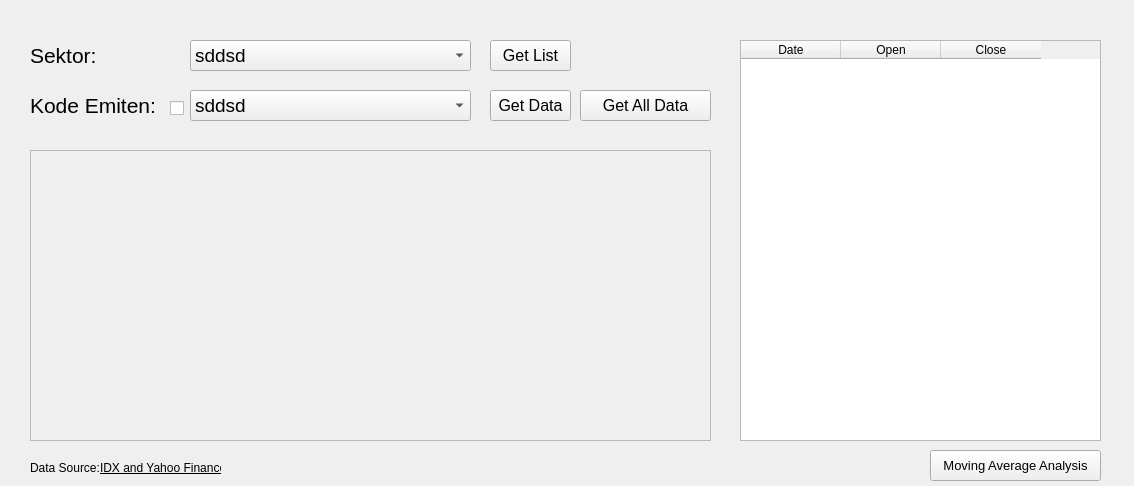
<?xml version="1.0" encoding="UTF-8"?>
<ui version="4.0">
 <class>Form</class>
 <widget class="QWidget" name="Form">
  <property name="geometry">
   <rect>
    <x>0</x>
    <y>0</y>
    <width>1134</width>
    <height>486</height>
   </rect>
  </property>
  <property name="windowTitle">
   <string>Form</string>
  </property>
  <widget class="QComboBox" name="combo_box_sektor">
   <property name="geometry">
    <rect>
     <x>190</x>
     <y>40</y>
     <width>281</width>
     <height>31</height>
    </rect>
   </property>
   <property name="font">
    <font>
     <pointsize>14</pointsize>
    </font>
   </property>
   <item>
    <property name="text">
     <string>sddsd</string>
    </property>
   </item>
  </widget>
  <widget class="QLabel" name="label_sektor">
   <property name="geometry">
    <rect>
     <x>30</x>
     <y>40</y>
     <width>151</width>
     <height>31</height>
    </rect>
   </property>
   <property name="font">
    <font>
     <pointsize>16</pointsize>
    </font>
   </property>
   <property name="text">
    <string>Sektor:</string>
   </property>
  </widget>
  <widget class="QPushButton" name="get_list_button">
   <property name="geometry">
    <rect>
     <x>490</x>
     <y>40</y>
     <width>81</width>
     <height>31</height>
    </rect>
   </property>
   <property name="font">
    <font>
     <pointsize>12</pointsize>
    </font>
   </property>
   <property name="text">
    <string>Get List</string>
   </property>
  </widget>
  <widget class="QPushButton" name="get_all_data_button">
   <property name="geometry">
    <rect>
     <x>580</x>
     <y>90</y>
     <width>131</width>
     <height>31</height>
    </rect>
   </property>
   <property name="font">
    <font>
     <pointsize>12</pointsize>
    </font>
   </property>
   <property name="text">
    <string>Get All Data</string>
   </property>
  </widget>
  <widget class="QLabel" name="label_kode_emiten">
   <property name="geometry">
    <rect>
     <x>30</x>
     <y>90</y>
     <width>131</width>
     <height>31</height>
    </rect>
   </property>
   <property name="font">
    <font>
     <pointsize>16</pointsize>
    </font>
   </property>
   <property name="text">
    <string>Kode Emiten:</string>
   </property>
  </widget>
  <widget class="QPushButton" name="get_data_emiten">
   <property name="geometry">
    <rect>
     <x>490</x>
     <y>90</y>
     <width>81</width>
     <height>31</height>
    </rect>
   </property>
   <property name="font">
    <font>
     <pointsize>12</pointsize>
    </font>
   </property>
   <property name="text">
    <string>Get Data</string>
   </property>
  </widget>
  <widget class="QComboBox" name="combo_box_emiten">
   <property name="geometry">
    <rect>
     <x>190</x>
     <y>90</y>
     <width>281</width>
     <height>31</height>
    </rect>
   </property>
   <property name="font">
    <font>
     <pointsize>14</pointsize>
    </font>
   </property>
   <item>
    <property name="text">
     <string>sddsd</string>
    </property>
   </item>
  </widget>
  <widget class="QTableWidget" name="table_data">
   <property name="geometry">
    <rect>
     <x>740</x>
     <y>40</y>
     <width>361</width>
     <height>401</height>
    </rect>
   </property>
   <column>
    <property name="text">
     <string>Date</string>
    </property>
   </column>
   <column>
    <property name="text">
     <string>Open</string>
    </property>
   </column>
   <column>
    <property name="text">
     <string>Close</string>
    </property>
   </column>
  </widget>
  <widget class="QScrollArea" name="scrollArea">
   <property name="geometry">
    <rect>
     <x>30</x>
     <y>150</y>
     <width>681</width>
     <height>291</height>
    </rect>
   </property>
   <property name="sizePolicy">
    <sizepolicy hsizetype="Expanding" vsizetype="Fixed">
     <horstretch>0</horstretch>
     <verstretch>0</verstretch>
    </sizepolicy>
   </property>
   <property name="minimumSize">
    <size>
     <width>100</width>
     <height>100</height>
    </size>
   </property>
   <property name="widgetResizable">
    <bool>true</bool>
   </property>
   <property name="alignment">
    <set>Qt::AlignLeading|Qt::AlignLeft|Qt::AlignTop</set>
   </property>
   <widget class="QWidget" name="scrollAreaWidgetContents">
    <property name="geometry">
     <rect>
      <x>0</x>
      <y>0</y>
      <width>679</width>
      <height>289</height>
     </rect>
    </property>
    <layout class="QVBoxLayout" name="verticalLayout">
     <item>
      <widget class="QLabel" name="message_label">
       <property name="sizePolicy">
        <sizepolicy hsizetype="Preferred" vsizetype="Preferred">
         <horstretch>0</horstretch>
         <verstretch>0</verstretch>
        </sizepolicy>
       </property>
       <property name="font">
        <font>
         <pointsize>12</pointsize>
        </font>
       </property>
       <property name="text">
        <string/>
       </property>
       <property name="alignment">
        <set>Qt::AlignLeading|Qt::AlignLeft|Qt::AlignTop</set>
       </property>
      </widget>
     </item>
    </layout>
   </widget>
  </widget>
  <widget class="QCheckBox" name="emiten_checkbox">
   <property name="geometry">
    <rect>
     <x>170</x>
     <y>100</y>
     <width>16</width>
     <height>17</height>
    </rect>
   </property>
   <property name="text">
    <string/>
   </property>
  </widget>
  <widget class="QLabel" name="label_emiten">
   <property name="geometry">
    <rect>
     <x>740</x>
     <y>20</y>
     <width>121</width>
     <height>16</height>
    </rect>
   </property>
   <property name="font">
    <font>
     <pointsize>12</pointsize>
    </font>
   </property>
   <property name="text">
    <string/>
   </property>
  </widget>
  <widget class="QLabel" name="label">
   <property name="geometry">
    <rect>
     <x>30</x>
     <y>460</y>
     <width>71</width>
     <height>16</height>
    </rect>
   </property>
   <property name="text">
    <string>Data Source:</string>
   </property>
  </widget>
  <widget class="QLabel" name="label_2">
   <property name="geometry">
    <rect>
     <x>100</x>
     <y>460</y>
     <width>121</width>
     <height>16</height>
    </rect>
   </property>
   <property name="font">
    <font>
     <underline>true</underline>
    </font>
   </property>
   <property name="text">
    <string>IDX and Yahoo Finance</string>
   </property>
  </widget>
  <widget class="QPushButton" name="ma_analysis_button">
   <property name="geometry">
    <rect>
     <x>930</x>
     <y>450</y>
     <width>171</width>
     <height>31</height>
    </rect>
   </property>
   <property name="font">
    <font>
     <pointsize>10</pointsize>
    </font>
   </property>
   <property name="text">
    <string>Moving Average Analysis</string>
   </property>
  </widget>
 </widget>
 <resources/>
 <connections/>
</ui>
